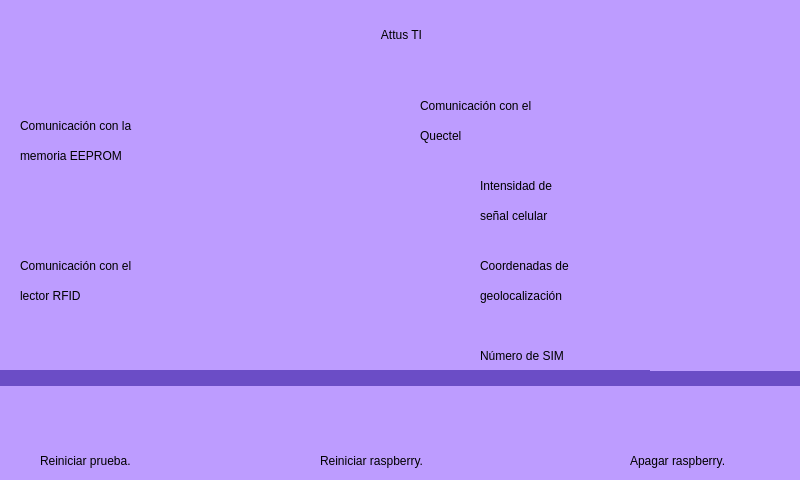
<?xml version="1.0" encoding="UTF-8"?>
<ui version="4.0">
 <class>MainWindow</class>
 <widget class="QMainWindow" name="MainWindow">
  <property name="geometry">
   <rect>
    <x>0</x>
    <y>0</y>
    <width>800</width>
    <height>480</height>
   </rect>
  </property>
  <property name="minimumSize">
   <size>
    <width>800</width>
    <height>480</height>
   </size>
  </property>
  <property name="maximumSize">
   <size>
    <width>800</width>
    <height>480</height>
   </size>
  </property>
  <property name="windowTitle">
   <string>MainWindow</string>
  </property>
  <property name="styleSheet">
   <string notr="true">background-color: rgb(189, 156, 255);</string>
  </property>
  <widget class="QWidget" name="centralwidget">
   <widget class="QLabel" name="label">
    <property name="geometry">
     <rect>
      <x>6</x>
      <y>-1</y>
      <width>791</width>
      <height>71</height>
     </rect>
    </property>
    <property name="styleSheet">
     <string notr="true">font: 36pt &quot;Franklin Gothic Medium&quot;;</string>
    </property>
    <property name="text">
     <string>Attus TI</string>
    </property>
    <property name="alignment">
     <set>Qt::AlignCenter</set>
    </property>
   </widget>
   <widget class="QLabel" name="label_2">
    <property name="geometry">
     <rect>
      <x>20</x>
      <y>110</y>
      <width>191</width>
      <height>31</height>
     </rect>
    </property>
    <property name="styleSheet">
     <string notr="true">font: 16pt &quot;Franklin Gothic Medium&quot;;</string>
    </property>
    <property name="text">
     <string>Comunicación con la</string>
    </property>
   </widget>
   <widget class="QLabel" name="label_3">
    <property name="geometry">
     <rect>
      <x>20</x>
      <y>140</y>
      <width>191</width>
      <height>31</height>
     </rect>
    </property>
    <property name="styleSheet">
     <string notr="true">font: 16pt &quot;Franklin Gothic Medium&quot;;</string>
    </property>
    <property name="text">
     <string>memoria EEPROM</string>
    </property>
   </widget>
   <widget class="QLabel" name="label_4">
    <property name="geometry">
     <rect>
      <x>20</x>
      <y>250</y>
      <width>191</width>
      <height>31</height>
     </rect>
    </property>
    <property name="styleSheet">
     <string notr="true">font: 16pt &quot;Franklin Gothic Medium&quot;;</string>
    </property>
    <property name="text">
     <string>Comunicación con el</string>
    </property>
   </widget>
   <widget class="QLabel" name="label_5">
    <property name="geometry">
     <rect>
      <x>20</x>
      <y>280</y>
      <width>191</width>
      <height>31</height>
     </rect>
    </property>
    <property name="styleSheet">
     <string notr="true">font: 16pt &quot;Franklin Gothic Medium&quot;;</string>
    </property>
    <property name="text">
     <string>lector RFID</string>
    </property>
   </widget>
   <widget class="QLabel" name="label_6">
    <property name="geometry">
     <rect>
      <x>420</x>
      <y>90</y>
      <width>191</width>
      <height>31</height>
     </rect>
    </property>
    <property name="styleSheet">
     <string notr="true">font: 16pt &quot;Franklin Gothic Medium&quot;;</string>
    </property>
    <property name="text">
     <string>Comunicación con el</string>
    </property>
   </widget>
   <widget class="QLabel" name="label_7">
    <property name="geometry">
     <rect>
      <x>420</x>
      <y>120</y>
      <width>81</width>
      <height>31</height>
     </rect>
    </property>
    <property name="styleSheet">
     <string notr="true">font: 16pt &quot;Franklin Gothic Medium&quot;;</string>
    </property>
    <property name="text">
     <string>Quectel</string>
    </property>
   </widget>
   <widget class="QLabel" name="label_8">
    <property name="geometry">
     <rect>
      <x>480</x>
      <y>170</y>
      <width>131</width>
      <height>31</height>
     </rect>
    </property>
    <property name="styleSheet">
     <string notr="true">font: 16pt &quot;Franklin Gothic Medium&quot;;</string>
    </property>
    <property name="text">
     <string>Intensidad de</string>
    </property>
   </widget>
   <widget class="QLabel" name="label_9">
    <property name="geometry">
     <rect>
      <x>480</x>
      <y>200</y>
      <width>131</width>
      <height>31</height>
     </rect>
    </property>
    <property name="styleSheet">
     <string notr="true">font: 16pt &quot;Franklin Gothic Medium&quot;;</string>
    </property>
    <property name="text">
     <string>señal celular</string>
    </property>
   </widget>
   <widget class="QLabel" name="label_10">
    <property name="geometry">
     <rect>
      <x>480</x>
      <y>250</y>
      <width>151</width>
      <height>31</height>
     </rect>
    </property>
    <property name="styleSheet">
     <string notr="true">font: 16pt &quot;Franklin Gothic Medium&quot;;</string>
    </property>
    <property name="text">
     <string>Coordenadas de</string>
    </property>
   </widget>
   <widget class="QLabel" name="label_11">
    <property name="geometry">
     <rect>
      <x>480</x>
      <y>280</y>
      <width>141</width>
      <height>31</height>
     </rect>
    </property>
    <property name="styleSheet">
     <string notr="true">font: 16pt &quot;Franklin Gothic Medium&quot;;</string>
    </property>
    <property name="text">
     <string>geolocalización</string>
    </property>
   </widget>
   <widget class="QLabel" name="label_12">
    <property name="geometry">
     <rect>
      <x>480</x>
      <y>340</y>
      <width>141</width>
      <height>31</height>
     </rect>
    </property>
    <property name="styleSheet">
     <string notr="true">font: 16pt &quot;Franklin Gothic Medium&quot;;</string>
    </property>
    <property name="text">
     <string>Número de SIM</string>
    </property>
   </widget>
   <widget class="QLabel" name="label_13">
    <property name="geometry">
     <rect>
      <x>0</x>
      <y>370</y>
      <width>801</width>
      <height>16</height>
     </rect>
    </property>
    <property name="styleSheet">
     <string notr="true">background-color: rgb(107, 77, 198);</string>
    </property>
    <property name="text">
     <string/>
    </property>
   </widget>
   <widget class="QLabel" name="label_img_reiniciar_prueba">
    <property name="geometry">
     <rect>
      <x>80</x>
      <y>390</y>
      <width>51</width>
      <height>51</height>
     </rect>
    </property>
    <property name="text">
     <string/>
    </property>
    <property name="pixmap">
     <pixmap>../img/reiniciar_prueba.webp</pixmap>
    </property>
    <property name="scaledContents">
     <bool>true</bool>
    </property>
   </widget>
   <widget class="QLabel" name="label_img_reiniciar_raspberry">
    <property name="geometry">
     <rect>
      <x>370</x>
      <y>390</y>
      <width>51</width>
      <height>51</height>
     </rect>
    </property>
    <property name="text">
     <string/>
    </property>
    <property name="pixmap">
     <pixmap>../img/reiniciar_raspberry.webp</pixmap>
    </property>
    <property name="scaledContents">
     <bool>true</bool>
    </property>
   </widget>
   <widget class="QLabel" name="label_img_apagar">
    <property name="geometry">
     <rect>
      <x>680</x>
      <y>390</y>
      <width>51</width>
      <height>51</height>
     </rect>
    </property>
    <property name="text">
     <string/>
    </property>
    <property name="pixmap">
     <pixmap>../img/apagar.jpg</pixmap>
    </property>
    <property name="scaledContents">
     <bool>true</bool>
    </property>
   </widget>
   <widget class="QLabel" name="label_reiniciar_prueba">
    <property name="geometry">
     <rect>
      <x>40</x>
      <y>450</y>
      <width>161</width>
      <height>21</height>
     </rect>
    </property>
    <property name="styleSheet">
     <string notr="true">font: 16pt &quot;Franklin Gothic Medium&quot;;</string>
    </property>
    <property name="text">
     <string>Reiniciar prueba.</string>
    </property>
   </widget>
   <widget class="QLabel" name="label_reiniciar_raspberry">
    <property name="geometry">
     <rect>
      <x>320</x>
      <y>450</y>
      <width>181</width>
      <height>21</height>
     </rect>
    </property>
    <property name="styleSheet">
     <string notr="true">font: 16pt &quot;Franklin Gothic Medium&quot;;</string>
    </property>
    <property name="text">
     <string>Reiniciar raspberry.</string>
    </property>
   </widget>
   <widget class="QLabel" name="label_apagar">
    <property name="geometry">
     <rect>
      <x>630</x>
      <y>450</y>
      <width>161</width>
      <height>21</height>
     </rect>
    </property>
    <property name="styleSheet">
     <string notr="true">font: 16pt &quot;Franklin Gothic Medium&quot;;</string>
    </property>
    <property name="text">
     <string>Apagar raspberry.</string>
    </property>
   </widget>
   <widget class="QLabel" name="label_resultado_eeprom">
    <property name="geometry">
     <rect>
      <x>230</x>
      <y>110</y>
      <width>71</width>
      <height>71</height>
     </rect>
    </property>
    <property name="text">
     <string/>
    </property>
    <property name="scaledContents">
     <bool>false</bool>
    </property>
   </widget>
   <widget class="QLabel" name="label_resultado_rfid">
    <property name="geometry">
     <rect>
      <x>230</x>
      <y>250</y>
      <width>71</width>
      <height>71</height>
     </rect>
    </property>
    <property name="text">
     <string/>
    </property>
    <property name="scaledContents">
     <bool>false</bool>
    </property>
   </widget>
   <widget class="QLabel" name="label_estado_quectel">
    <property name="geometry">
     <rect>
      <x>510</x>
      <y>120</y>
      <width>231</width>
      <height>31</height>
     </rect>
    </property>
    <property name="styleSheet">
     <string notr="true">font: 16pt &quot;Franklin Gothic Medium&quot;;</string>
    </property>
    <property name="text">
     <string/>
    </property>
   </widget>
   <widget class="QLabel" name="label_intensidad_sim">
    <property name="geometry">
     <rect>
      <x>650</x>
      <y>180</y>
      <width>81</width>
      <height>31</height>
     </rect>
    </property>
    <property name="styleSheet">
     <string notr="true">font: 16pt &quot;Franklin Gothic Medium&quot;;</string>
    </property>
    <property name="text">
     <string/>
    </property>
   </widget>
   <widget class="QLabel" name="label_latitud">
    <property name="geometry">
     <rect>
      <x>650</x>
      <y>250</y>
      <width>141</width>
      <height>31</height>
     </rect>
    </property>
    <property name="styleSheet">
     <string notr="true">font: 16pt &quot;Franklin Gothic Medium&quot;;</string>
    </property>
    <property name="text">
     <string/>
    </property>
   </widget>
   <widget class="QLabel" name="label_longitud">
    <property name="geometry">
     <rect>
      <x>650</x>
      <y>280</y>
      <width>141</width>
      <height>31</height>
     </rect>
    </property>
    <property name="styleSheet">
     <string notr="true">font: 16pt &quot;Franklin Gothic Medium&quot;;</string>
    </property>
    <property name="text">
     <string/>
    </property>
   </widget>
   <widget class="QLabel" name="label_numero_sim">
    <property name="geometry">
     <rect>
      <x>650</x>
      <y>340</y>
      <width>151</width>
      <height>31</height>
     </rect>
    </property>
    <property name="styleSheet">
     <string notr="true">font: 16pt &quot;Franklin Gothic Medium&quot;;</string>
    </property>
    <property name="text">
     <string/>
    </property>
   </widget>
  </widget>
 </widget>
 <resources/>
 <connections/>
</ui>
